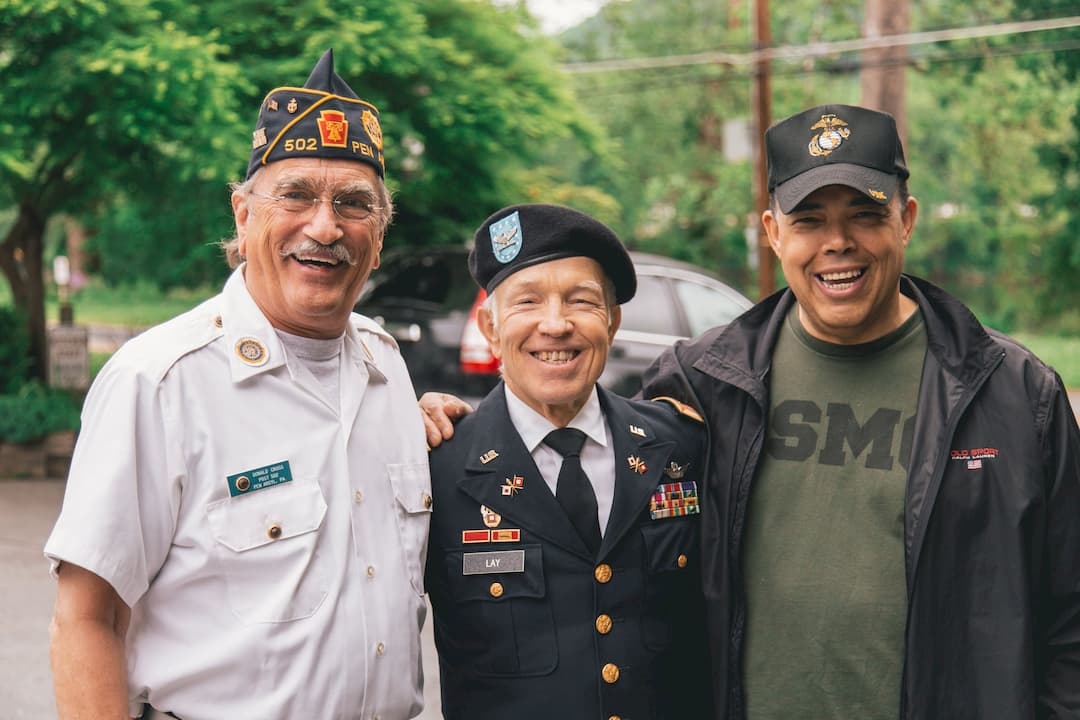
#> input picture Face recogniation/Face Datasets/threemen.jpg, 1080 x 720 px, found by its file name
$ python '2 face reco.py'
#> lines starting #> are read from the running program, lines starting #| are printed output that depends on the picture
import cv2

image = cv2.imread('Threemen.jpg')                         #reading image
#> image is the input picture: shape (720, 1080, 3); mean B, G, R 98.9, 115.9, 112.9
fCascade = cv2.CascadeClassifier('haarcascade_frontalface_default.xml')

grayImage = cv2.cvtColor(image, cv2.COLOR_BGR2GRAY)    #getting grayscale image
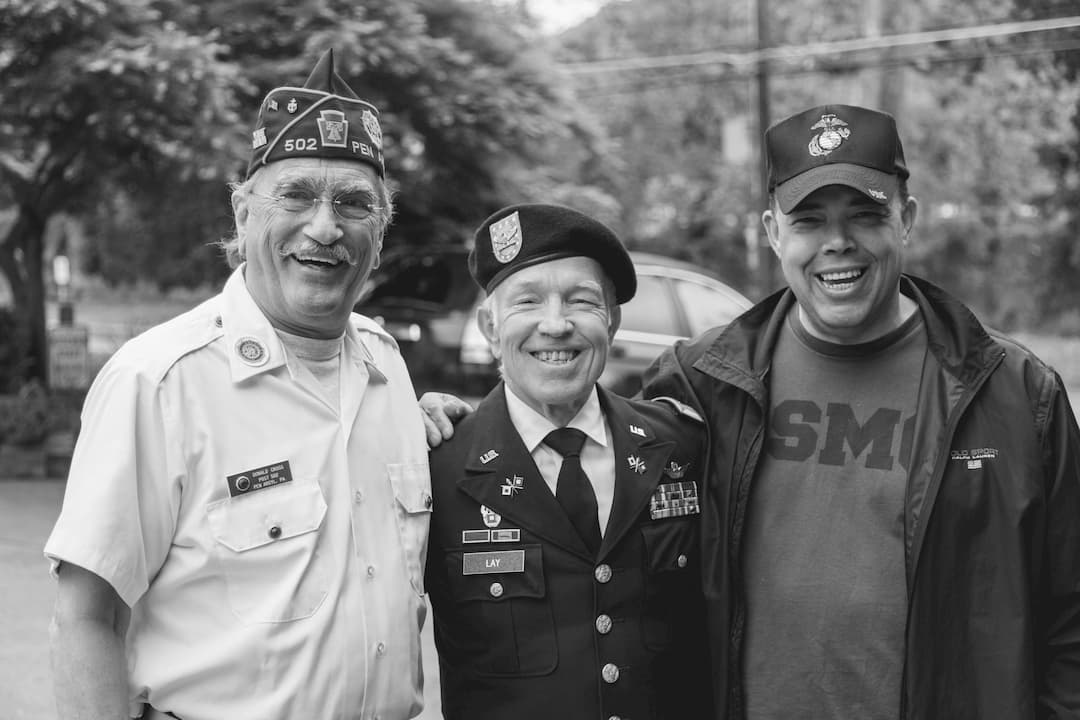
#> grayImage: shape (720, 1080); min 0, max 255, mean 113.1
grayImage = cv2.equalizeHist(grayImage)
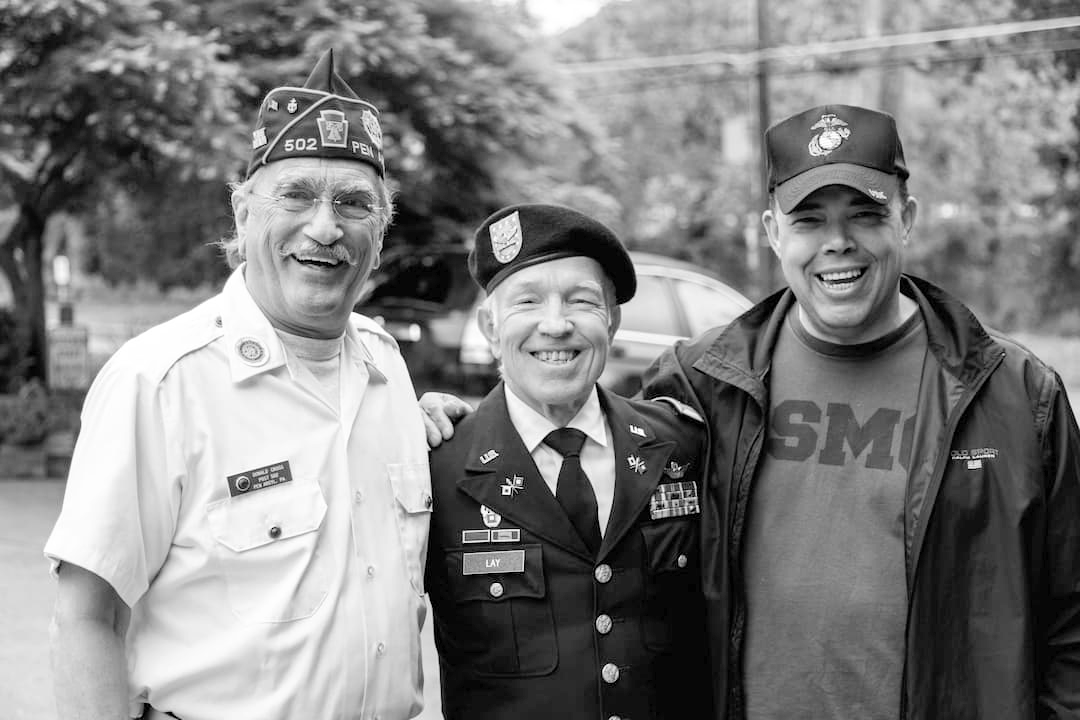
#> grayImage: shape (720, 1080); min 0, max 255, mean 128.2
faces = fCascade.detectMultiScale(grayImage,1.6,4)     #find faces, change values for acc, KNN
#> faces = [[248, 141, 157, 157], [760, 155, 157, 157], [478, 234, 157, 157]]
print(faces)
#| [[248 141 157 157]
#|  [760 155 157 157]
#|  [478 234 157 157]]

face1 = image[235:235+165,478:478+165,1]                                       # extratcing red plane
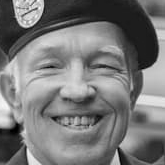
#> face1: shape (165, 165); min 0, max 255, mean 119.6
cv2.imshow('Sample image1',face1)                        #view image
face2 = image[142:142+165,248:248+165,1]                                       # extratcing red plane
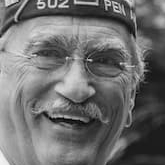
#> face2: shape (165, 165); min 0, max 244, mean 110.3
cv2.imshow('Sample image2',face2)                        #view image
face3 = image[141:141+165,760:760+165,1]                                       # extratcing red plane
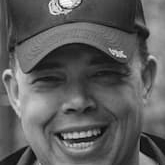
#> face3: shape (165, 165); min 0, max 255, mean 93.5
cv2.imshow('Sample image3',face3)                        #view image
cv2.imshow('Sample image',image)                        #view image
cv2.waitKey(0)                                          #press ENTER to stop
cv2.destroyAllWindows()
